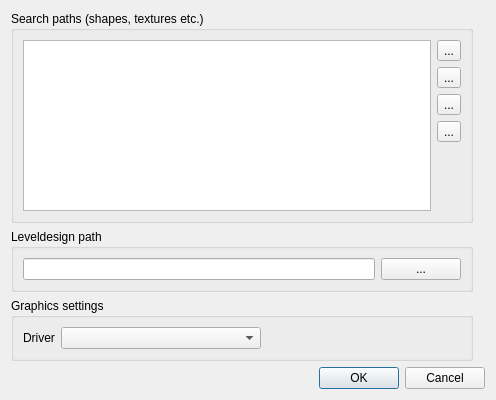
<?xml version="1.0" encoding="UTF-8"?>
<ui version="4.0">
 <class>CSettingsDialog</class>
 <widget class="QDialog" name="CSettingsDialog">
  <property name="windowModality">
   <enum>Qt::NonModal</enum>
  </property>
  <property name="geometry">
   <rect>
    <x>0</x>
    <y>0</y>
    <width>496</width>
    <height>400</height>
   </rect>
  </property>
  <property name="windowTitle">
   <string>Settings</string>
  </property>
  <property name="windowIcon">
   <iconset resource="georges_editor_qt.qrc">
    <normaloff>:/images/preferences.png</normaloff>:/images/preferences.png</iconset>
  </property>
  <property name="modal">
   <bool>true</bool>
  </property>
  <layout class="QGridLayout" name="gridLayout">
   <item row="3" column="0" colspan="3">
    <widget class="QDialogButtonBox" name="buttonBox">
     <property name="orientation">
      <enum>Qt::Horizontal</enum>
     </property>
     <property name="standardButtons">
      <set>QDialogButtonBox::Cancel|QDialogButtonBox::Ok</set>
     </property>
    </widget>
   </item>
   <item row="2" column="0">
    <widget class="QGroupBox" name="graphicsGroupBox">
     <property name="title">
      <string>Graphics settings</string>
     </property>
     <layout class="QHBoxLayout" name="horizontalLayout">
      <item>
       <widget class="QLabel" name="driverGraphLabel">
        <property name="text">
         <string>Driver</string>
        </property>
       </widget>
      </item>
      <item>
       <widget class="QComboBox" name="driverGraphComboBox">
        <property name="sizePolicy">
         <sizepolicy hsizetype="MinimumExpanding" vsizetype="Fixed">
          <horstretch>0</horstretch>
          <verstretch>0</verstretch>
         </sizepolicy>
        </property>
       </widget>
      </item>
      <item>
       <spacer name="horizontalSpacer_3">
        <property name="orientation">
         <enum>Qt::Horizontal</enum>
        </property>
        <property name="sizeHint" stdset="0">
         <size>
          <width>40</width>
          <height>20</height>
         </size>
        </property>
       </spacer>
      </item>
     </layout>
    </widget>
   </item>
   <item row="0" column="0">
    <widget class="QGroupBox" name="searchPathsGroupBox">
     <property name="title">
      <string>Search paths (shapes, textures etc.)</string>
     </property>
     <layout class="QGridLayout" name="gridLayout_2">
      <item row="0" column="0" rowspan="2">
       <widget class="QListWidget" name="pathsListWidget"/>
      </item>
      <item row="0" column="1">
       <layout class="QVBoxLayout" name="verticalLayout_2">
        <item>
         <widget class="QToolButton" name="addToolButton">
          <property name="sizePolicy">
           <sizepolicy hsizetype="Preferred" vsizetype="Maximum">
            <horstretch>0</horstretch>
            <verstretch>0</verstretch>
           </sizepolicy>
          </property>
          <property name="text">
           <string>...</string>
          </property>
          <property name="icon">
           <iconset resource="georges_editor_qt.qrc">
            <normaloff>:/images/list-add.png</normaloff>:/images/list-add.png</iconset>
          </property>
          <property name="iconSize">
           <size>
            <width>16</width>
            <height>16</height>
           </size>
          </property>
         </widget>
        </item>
        <item>
         <widget class="QToolButton" name="removeToolButton">
          <property name="text">
           <string>...</string>
          </property>
          <property name="icon">
           <iconset resource="georges_editor_qt.qrc">
            <normaloff>:/images/list-remove.png</normaloff>:/images/list-remove.png</iconset>
          </property>
         </widget>
        </item>
        <item>
         <widget class="QToolButton" name="upToolButton">
          <property name="text">
           <string>...</string>
          </property>
          <property name="icon">
           <iconset resource="georges_editor_qt.qrc">
            <normaloff>:/images/go-up.png</normaloff>:/images/go-up.png</iconset>
          </property>
         </widget>
        </item>
        <item>
         <widget class="QToolButton" name="downToolButton">
          <property name="text">
           <string>...</string>
          </property>
          <property name="icon">
           <iconset resource="georges_editor_qt.qrc">
            <normaloff>:/images/go-down.png</normaloff>:/images/go-down.png</iconset>
          </property>
         </widget>
        </item>
       </layout>
      </item>
      <item row="1" column="1">
       <spacer name="verticalSpacer_4">
        <property name="orientation">
         <enum>Qt::Vertical</enum>
        </property>
        <property name="sizeHint" stdset="0">
         <size>
          <width>20</width>
          <height>195</height>
         </size>
        </property>
       </spacer>
      </item>
     </layout>
    </widget>
   </item>
   <item row="1" column="0">
    <widget class="QGroupBox" name="groupBox">
     <property name="title">
      <string>Leveldesign path</string>
     </property>
     <layout class="QGridLayout" name="gridLayout_3">
      <item row="0" column="1">
       <widget class="QPushButton" name="browseLdPath">
        <property name="text">
         <string>...</string>
        </property>
       </widget>
      </item>
      <item row="0" column="0">
       <widget class="QLineEdit" name="leveldesignPath"/>
      </item>
     </layout>
    </widget>
   </item>
  </layout>
 </widget>
 <tabstops>
  <tabstop>pathsListWidget</tabstop>
  <tabstop>addToolButton</tabstop>
  <tabstop>removeToolButton</tabstop>
  <tabstop>upToolButton</tabstop>
  <tabstop>downToolButton</tabstop>
  <tabstop>buttonBox</tabstop>
 </tabstops>
 <resources>
  <include location="georges_editor_qt.qrc"/>
 </resources>
 <connections>
  <connection>
   <sender>buttonBox</sender>
   <signal>accepted()</signal>
   <receiver>CSettingsDialog</receiver>
   <slot>accept()</slot>
   <hints>
    <hint type="sourcelabel">
     <x>222</x>
     <y>385</y>
    </hint>
    <hint type="destinationlabel">
     <x>157</x>
     <y>274</y>
    </hint>
   </hints>
  </connection>
  <connection>
   <sender>buttonBox</sender>
   <signal>rejected()</signal>
   <receiver>CSettingsDialog</receiver>
   <slot>reject()</slot>
   <hints>
    <hint type="sourcelabel">
     <x>290</x>
     <y>391</y>
    </hint>
    <hint type="destinationlabel">
     <x>286</x>
     <y>274</y>
    </hint>
   </hints>
  </connection>
 </connections>
</ui>
